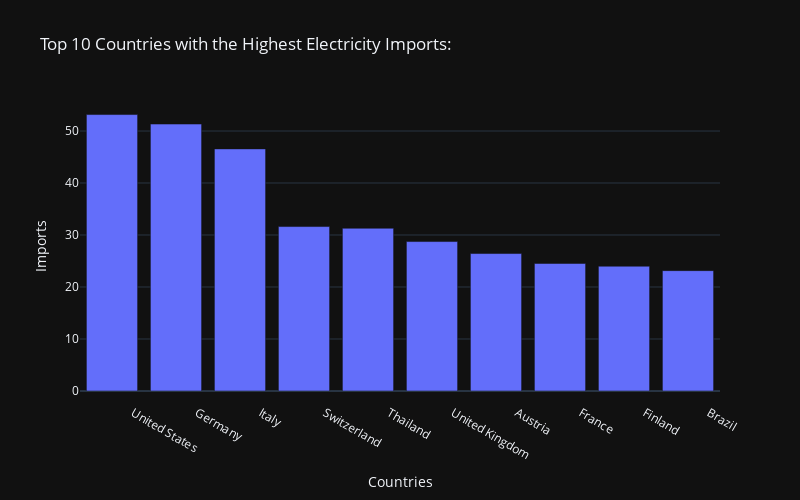

This figure's notebook cell:
### Code cell
imports = data[(data['Features'] == 'imports ')]
exports = data[(data['Features'] == 'exports ')]

plot = imports.filter(['Country', '2021'], axis=1)
plot_1 = exports.filter(['Country', '2021'], axis=1)

plot2 = plot.rename(columns={'2021':'Imports'})
plot2_1 = plot.rename(columns={'2021':'Exports'})

plot2 = plot2[~plot2["Imports"].str.contains("ie", na=False)]
plot2 = plot2[~plot2["Imports"].str.contains("--", na=False)]
plot2_1 = plot2_1[~plot2_1["Exports"].str.contains("ie", na=False)]
plot2_1 = plot2_1[~plot2_1["Exports"].str.contains("--", na=False)]

plot2['Imports'] = plot2['Imports'].astype(float)
plot2_1['Exports'] = plot2_1['Exports'].astype(float)

result = pd.concat([plot2, plot2_1], axis=1, join='inner')
result.head()

top_import = plot2[['Country', 'Imports']].sort_values(by=['Imports'], ascending=False).head(10)

fig = px.bar(top_import, x='Country', y='Imports',labels={
                     "Country": "Countries",
                     "Imports": "Imports"
                 },title='Top 10 Countries with the Highest Electricity Imports:', width=800, height=500)
fig.show()

### Figure 1 — Plotly figure (JSON) as saved in the notebook; plotly's stock layout.template omitted (floating-point values rounded to 4 significant figures)
{"data": [{"alignmentgroup": "True", "hovertemplate": "Countries=%{x}<br>Imports=%{y}<extra></extra>", "legendgroup": "", "marker": {"color": "#636efa", "pattern": {"shape": ""}}, "name": "", "offsetgroup": "", "orientation": "v", "showlegend": false, "textposition": "auto", "type": "bar", "x": ["        United States", "        Germany", "        Italy", "        Switzerland", "        Thailand", "        United Kingdom", "        Austria", "        France", "        Finland", "        Brazil"], "xaxis": "x", "y": [53.17, 51.34, 46.56, 31.63, 31.29, 28.74, 26.44, 24.53, 24.0, 23.15], "yaxis": "y"}], "layout": {"barmode": "relative", "height": 500, "legend": {"tracegroupgap": 0}, "title": {"text": "Top 10 Countries with the Highest Electricity Imports:"}, "width": 800, "xaxis": {"anchor": "y", "domain": [0, 1], "title": {"text": "Countries"}}, "yaxis": {"anchor": "x", "domain": [0, 1], "title": {"text": "Imports"}}}}
